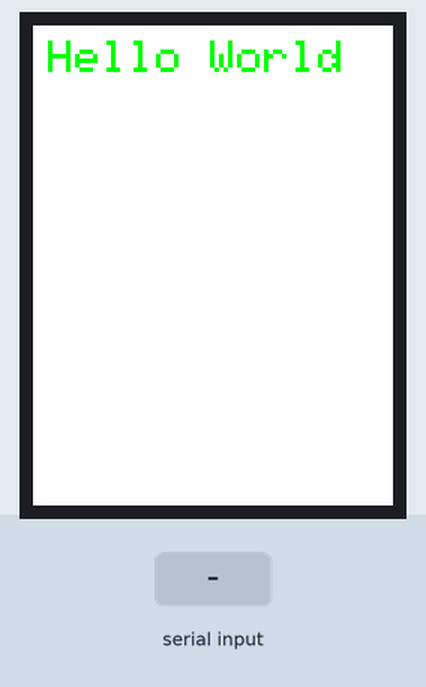
Bench run of a sketch on a simulated Arduino Mega 2560, built with avr-gcc and run on an emulated ATmega2560. Parts: 240×320 colour display. The inputs (shaded band) are chosen by the test bench. What the sketch prints to the serial monitor is not drawn.

Above: at 0.3 s.
At 1.8 s:
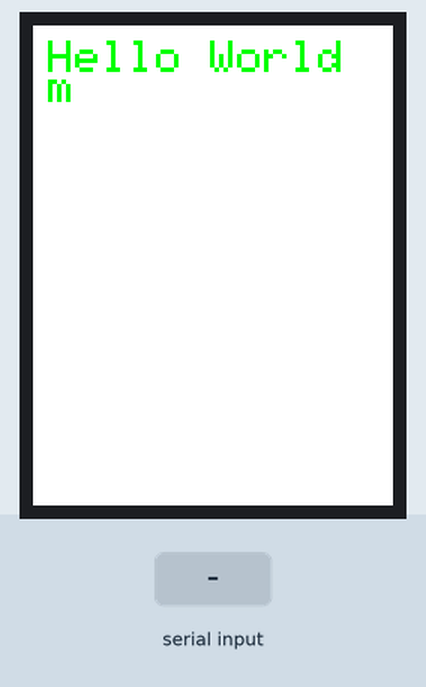
1.9 s: "1" received over the second serial link
3.7 s: "0" received over the second serial link
At 5.4 s:
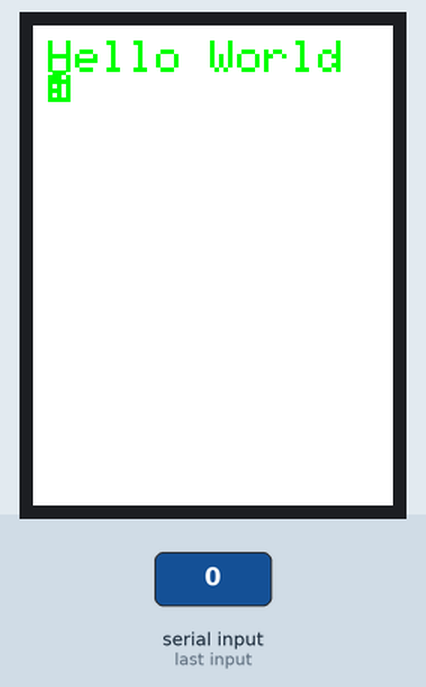
5.7 s: "2" received over the second serial link
Timing chart, 0 to 8.7 s (numbered marks = the images above; inputs shaded):
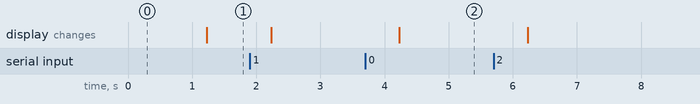

Measured:
- after the input at 3.7 s, the display: changes after 0.53 s (image 2)

The sketch:

RS485Mega.ino
```cpp
#include <Adafruit_GFX.h>    // Hardware-specific library
#include <MCUFRIEND_kbv.h>
#include <TouchScreen.h>

#define MINPRESSURE 200
#define MAXPRESSURE 1000
#define BLACK   0x0000
#define BLUE    0x001F
#define RED     0xF800
#define GREEN   0x07E0
#define CYAN    0x07FF
#define MAGENTA 0xF81F
#define YELLOW  0xFFE0
#define WHITE   0xFFFF

#define screen_mode 2  //0= portrait, 1= landscape, 2 = inverted portrait, 3= inverted landscape
const int XP = 8, XM = A2, YP = A3, YM = 9; //ID=0x9341
const int TS_LEFT = 132, TS_RT = 913, TS_TOP = 102, TS_BOT = 906;
MCUFRIEND_kbv tft;
TouchScreen ts = TouchScreen(XP, YP, XM, YM, 300);
int pixel_x, pixel_y;     //Touch_getXY() updates global vars


#define Enable_Pin 17

bool Touch_getXY(void)
{
    TSPoint p = ts.getPoint();
    pinMode(YP, OUTPUT);      //restore shared pins
    pinMode(XM, OUTPUT);
    digitalWrite(YP, HIGH);   //because TFT control pins
    digitalWrite(XM, HIGH);
    bool pressed = (p.z > MINPRESSURE && p.z < MAXPRESSURE);
    if (pressed) {
      if(screen_mode == 2){
        pixel_x = map(p.x, TS_LEFT, TS_RT, tft.width(), 0); //.kbv makes sense to me
        pixel_y = map(p.y, TS_TOP, TS_BOT, tft.height(), 0);

      }else{
        pixel_x = map(p.x, TS_LEFT, TS_RT, 0, tft.width()); //.kbv makes sense to me
        pixel_y = map(p.y, TS_TOP, TS_BOT, 0, tft.height());
      }

    }
    return pressed;
}

void setup() {

  Serial1.begin(9600);//Using Serial1 Port
  Serial.begin(9600);
  pinMode(Enable_Pin, OUTPUT);//DE/RE Controling pin of RS-485

  uint16_t ID;
  unsigned char i;
  Serial.begin(9600);
  Serial.print("Show BMP files on TFT with ID:0x");
  ID = tft.readID();
  Serial.println(ID, HEX);
  if (ID == 0x0D3D3) ID = 0x9481;

  tft.begin(ID);
  tft.setRotation(screen_mode);            //0 = Portrait, 1 = landscape
  tft.fillScreen(WHITE);

  tft.setCursor(10, 10);
  tft.setTextColor(GREEN);
  tft.setTextSize(3);
  tft.println("Hello World");
}

void loop() {
  char getdata='m';

  digitalWrite(Enable_Pin,HIGH);//DE/RE=HIGH Transmit Enabled M1
  Serial1.print('9');//Write '9' and Fetch Data From UNO

  digitalWrite(Enable_Pin,LOW);//DE/RE=LOW Receive Enabled M1
  delay(1000);

  if(Serial1.available()){ //If Serial Data is available

    while(Serial1.available() && getdata!='d')
    {
    getdata=Serial1.read();
    Serial.print(getdata);
    }

    Serial.println("");
    }

  tft.setCursor(10, 30);
  tft.setTextColor(GREEN);
  tft.setTextSize(3);
  tft.println(getdata);
}
```
